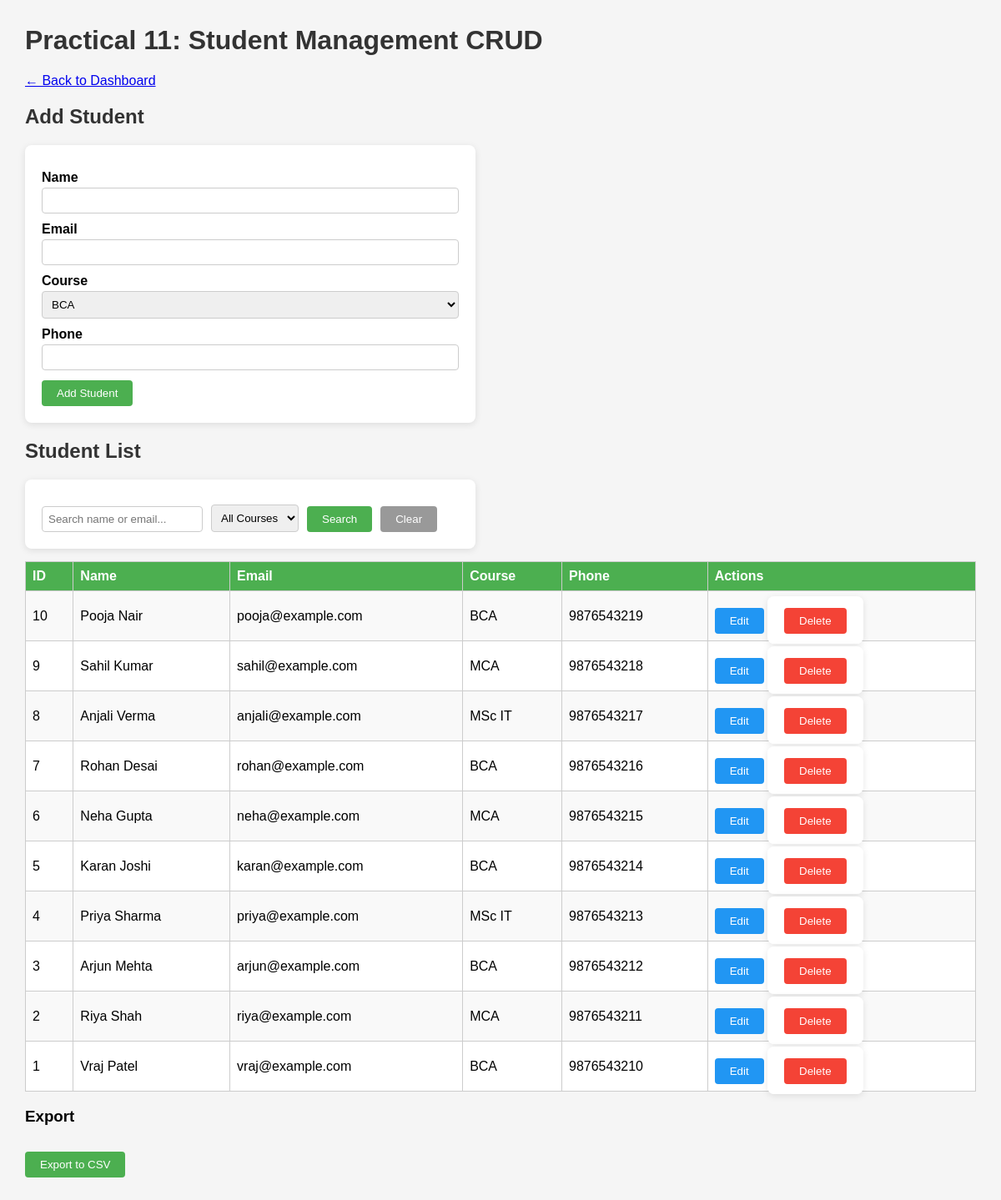
Screenshot of /practical11/index.php with the database file from the repository.
### tables this page shows
CREATE TABLE students (
    student_id INT PRIMARY KEY AUTO_INCREMENT,
    name VARCHAR(100) NOT NULL,
    email VARCHAR(100) UNIQUE NOT NULL,
    course VARCHAR(50),
    phone VARCHAR(15),
    status ENUM('active','inactive') DEFAULT 'active',
    created_at TIMESTAMP DEFAULT CURRENT_TIMESTAMP
);

### practical11/index.php (the view, shortened to what this page needs)
<?php
require_once '../practical9/db.php';
$search = $_GET['search'] ?? '';
$where = "WHERE 1=1";
$sql = "SELECT * FROM students $where ORDER BY student_id DESC";
$stmt = $conn->prepare($sql);
$stmt->execute();
$result = $stmt->get_result();
$edit_student = null;
?>
<!DOCTYPE html>
<html>
<head>
</head>
<body>
<h1>Practical 11: Student Management CRUD</h1>
<p><a href="../practical10/admin_dashboard.php">← Back to Dashboard</a></p>
<h2><?= $edit_student ? 'Edit Student' : 'Add Student' ?></h2>
<form method="POST">
    <label>Name</label>
    <input type="text" name="name" value="<?= htmlspecialchars($edit_student['name'] ?? '') ?>" required>
    <label>Email</label>
    <input type="email" name="email" value="<?= htmlspecialchars($edit_student['email'] ?? '') ?>" required>
    <label>Course</label>
    <select name="course">
        <?php foreach (['BCA','MCA','MSc IT'] as $c): ?>
            <option value="<?= $c ?>" <?= ($edit_student['course'] ?? '') === $c ? 'selected' : '' ?>><?= $c ?></option>
        <?php endforeach; ?>
    </select>
    <label>Phone</label>
    <input type="text" name="phone" value="<?= htmlspecialchars($edit_student['phone'] ?? '') ?>">
    <button type="submit"><?= $edit_student ? 'Update' : 'Add Student' ?></button>
</form>
<h2>Student List</h2>
<form method="GET" class="search-bar">
    <input type="text" name="search" placeholder="Search name or email..." value="<?= htmlspecialchars($search) ?>">
    <select name="course">
        <option value="">All Courses</option>
    </select>
    <button type="submit">Search</button>
    <a href="index.php"><button type="button" style="background:#999;">Clear</button></a>
</form>
<table>
<tr><th>ID</th><th>Name</th><th>Email</th><th>Course</th><th>Phone</th><th>Actions</th></tr>
<?php while ($row = $result->fetch_assoc()): ?>
<tr>
    <td><?= $row['student_id'] ?></td>
    <td><?= htmlspecialchars($row['name']) ?></td>
    <td><?= htmlspecialchars($row['email']) ?></td>
    <td><?= $row['course'] ?></td>
    <td><?= htmlspecialchars($row['phone']) ?></td>
    <td>
        <a href="?edit_id=<?= $row['student_id'] ?>"><button class="btn-edit" type="button">Edit</button></a>
        <form method="POST" style="display:inline;" onsubmit="return confirm('Delete this student?')">
            <button class="btn-danger" type="submit">Delete</button>
        </form>
    </td>
</tr>
<?php endwhile; ?>
</table>
<h3>Export</h3>
<a href="export_csv.php"><button>Export to CSV</button></a>
</body>
</html>

### practical11/index.php (style rules this page uses)
body { font-family: Arial; margin: 30px; background: #f5f5f5; }
h1, h2 { color: #333; }
form { background: white; padding: 20px; border-radius: 8px; box-shadow: 0 2px 8px rgba(0,0,0,0.1); margin-bottom: 20px; max-width: 500px; }
label { display: block; margin-top: 10px; font-weight: bold; }
input, select { width: 100%; padding: 7px; margin-top: 3px; border: 1px solid #ccc; border-radius: 4px; box-sizing: border-box; }
button { margin-top: 12px; padding: 8px 18px; background: #4CAF50; color: white; border: none; border-radius: 4px; cursor: pointer; }
.btn-danger { background: #f44336; }
.btn-edit { background: #2196F3; }
table { border-collapse: collapse; width: 100%; background: white; margin-top: 10px; }
th, td { border: 1px solid #ccc; padding: 8px; text-align: left; }
th { background: #4CAF50; color: white; }
tr:nth-child(even) { background: #f9f9f9; }
.search-bar { display: flex; gap: 10px; align-items: flex-end; flex-wrap: wrap; margin-bottom: 15px; }
.search-bar input, .search-bar select { width: auto; }

### rows the page displays
students: student_id "10", name "Pooja Nair", email "pooja@example.com", course "BCA", phone "9876543219"
students: student_id "9", name "Sahil Kumar", email "sahil@example.com", course "MCA", phone "9876543218"
students: student_id "8", name "Anjali Verma", email "anjali@example.com", course "MSc IT", phone "9876543217"
students: student_id "7", name "Rohan Desai", email "rohan@example.com", course "BCA", phone "9876543216"
students: student_id "6", name "Neha Gupta", email "neha@example.com", course "MCA", phone "9876543215"
students: student_id "5", name "Karan Joshi", email "karan@example.com", course "BCA", phone "9876543214"
students: student_id "4", name "Priya Sharma", email "priya@example.com", course "MSc IT", phone "9876543213"
students: student_id "3", name "Arjun Mehta", email "arjun@example.com", course "BCA", phone "9876543212"
students: student_id "2", name "Riya Shah", email "riya@example.com", course "MCA", phone "9876543211"
students: student_id "1", name "Vraj Patel", email "vraj@example.com", course "BCA", phone "9876543210"

### other values shown
form field course "BCA"
